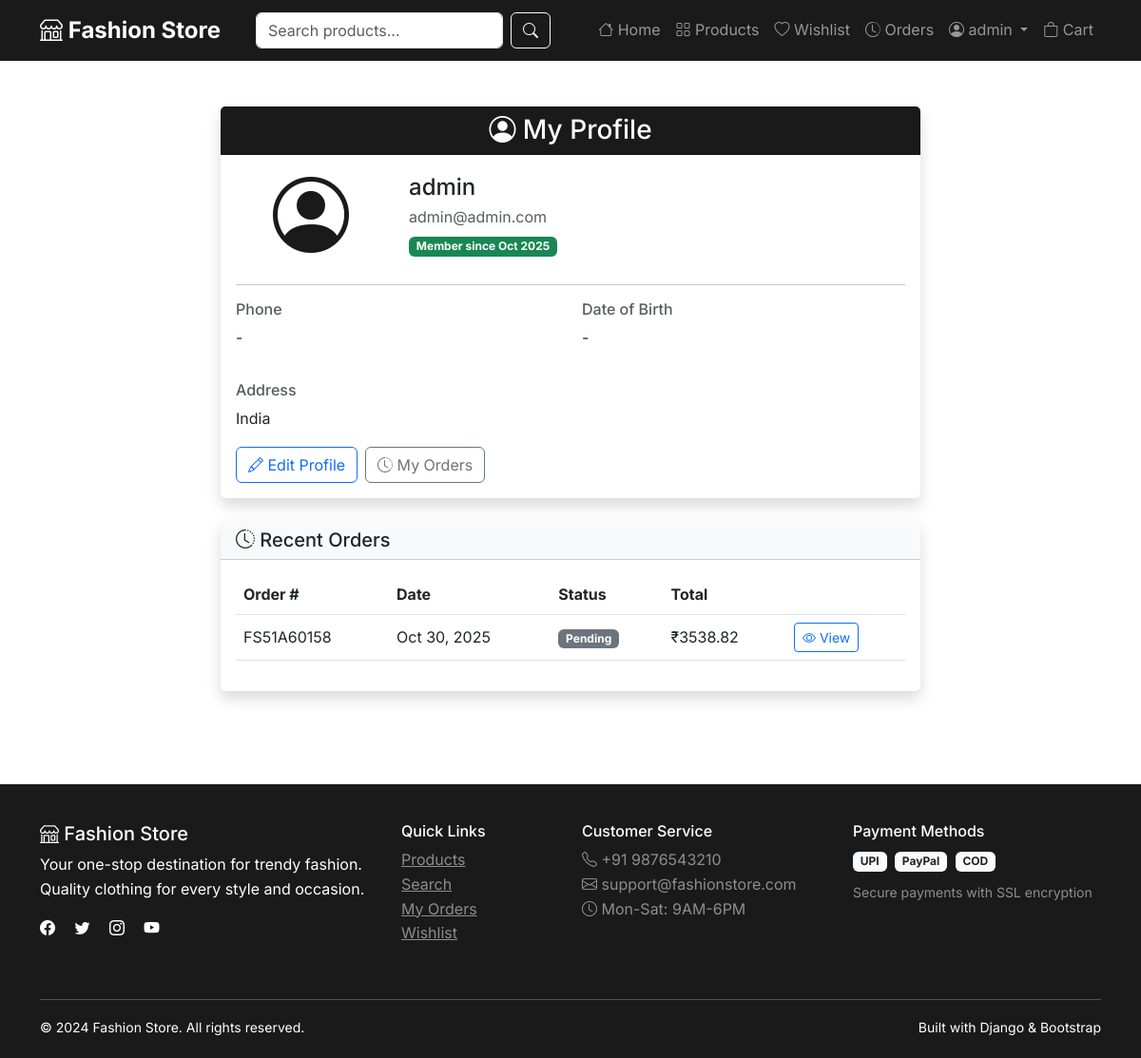
/profile/ (signed in), run on the app's committed database.
### shop/models.py (models this page shows, shortened)
class UserProfile(models.Model):
    user = models.OneToOneField(User, on_delete=models.CASCADE)
    phone = models.CharField(max_length=20, blank=True)
    address_line_1 = models.CharField(max_length=255, blank=True)
    address_line_2 = models.CharField(max_length=255, blank=True)
    city = models.CharField(max_length=100, blank=True)
    state = models.CharField(max_length=100, blank=True)
    postal_code = models.CharField(max_length=20, blank=True)
    country = models.CharField(max_length=100, blank=True, default='India')
    date_of_birth = models.DateField(blank=True, null=True)
    created_at = models.DateTimeField(auto_now_add=True)
    updated_at = models.DateTimeField(auto_now=True)
    def get_full_address(self):
        address_parts = [
            self.address_line_1,
            self.address_line_2,
            self.city,
            self.state,
            self.postal_code,
            self.country
        ]
        return ', '.join([part for part in address_parts if part])

class Order(models.Model):
    STATUS_CHOICES = [
        ('pending', 'Pending'),
        ('processing', 'Processing'),
        ('shipped', 'Shipped'),
        ('delivered', 'Delivered'),
        ('cancelled', 'Cancelled'),
        ('refunded', 'Refunded'),
    ]
    PAYMENT_STATUS_CHOICES = [
        ('pending', 'Pending'),
        ('paid', 'Paid'),
        ('failed', 'Failed'),
        ('refunded', 'Refunded'),
    ]
    PAYMENT_METHOD_CHOICES = [
        ('razorpay', 'Razorpay (UPI)'),
        ('paypal', 'PayPal'),
    ]
    user = models.ForeignKey(User, on_delete=models.CASCADE, related_name='orders')
    order_number = models.CharField(max_length=50, unique=True)
    first_name = models.CharField(max_length=100)
    last_name = models.CharField(max_length=100)
    email = models.EmailField()
    phone = models.CharField(max_length=20)
    address_line_1 = models.CharField(max_length=255)
    address_line_2 = models.CharField(max_length=255, blank=True)
    city = models.CharField(max_length=100)
    state = models.CharField(max_length=100)
    postal_code = models.CharField(max_length=20)
    country = models.CharField(max_length=100, default='India')
    total_amount = models.DecimalField(max_digits=10, decimal_places=2)
    shipping_cost = models.DecimalField(max_digits=10, decimal_places=2, default=0.00)
    tax_amount = models.DecimalField(max_digits=10, decimal_places=2, default=0.00)
    status = models.CharField(max_length=20, choices=STATUS_CHOICES, default='pending')
    payment_status = models.CharField(max_length=20, choices=PAYMENT_STATUS_CHOICES, default='pending')
    payment_method = models.CharField(max_length=20, choices=PAYMENT_METHOD_CHOICES)
    payment_id = models.CharField(max_length=200, blank=True)  # Payment gateway transaction ID
    created_at = models.DateTimeField(auto_now_add=True)
    updated_at = models.DateTimeField(auto_now=True)
    shipped_at = models.DateTimeField(blank=True, null=True)
    delivered_at = models.DateTimeField(blank=True, null=True)
    class Meta:
        ordering = ['-created_at']
    def get_total_cost(self):
        return self.total_amount + self.shipping_cost + self.tax_amount

### shop/views.py (the view)
# urls.py: path('profile/', views.ProfileView.as_view(), name='profile'),
class ProfileView(LoginRequiredMixin, TemplateView):
    template_name = 'shop/profile.html'
    def get_context_data(self, **kwargs):
        context = super().get_context_data(**kwargs)
        context['user_profile'] = self.request.user.userprofile
        context['recent_orders'] = Order.objects.filter(
            user=self.request.user
        ).order_by('-created_at')[:5]
        return context

### shop/cart.py (called while the page is built)
    def get_item_count(self):
        return sum(item['quantity'] for item in self.cart.values())

### shop/context_processors.py (called while the page is built)
def cart(request):
    return {'cart': Cart(request)}

### templates/shop/profile.html (shortened to what this page needs)
{% extends 'base.html' %}
{% block content %}
<div class="container py-5">
    <div class="row justify-content-center">
        <div class="col-lg-8">
            <div class="card shadow mb-4">
                <div class="card-header bg-primary text-white text-center">
                    <h3 class="mb-0"><i class="bi bi-person-circle"></i> My Profile</h3>
                </div>
                <div class="card-body">
                    <div class="row align-items-center mb-4">
                        <div class="col-md-3 text-center">
                            <i class="bi bi-person-circle display-1 text-primary"></i>
                        </div>
                        <div class="col-md-9">
                            <h4 class="mb-1">{{ user.get_full_name|default:user.username }}</h4>
                            <p class="mb-1 text-muted">{{ user.email }}</p>
                            <span class="badge bg-success">Member since {{ user.date_joined|date:"M Y" }}</span>
                        </div>
                    </div>
                    <hr>
                    <div class="row mb-3">
                        <div class="col-md-6">
                            <h6 class="text-muted">Phone</h6>
                            <p>{{ user_profile.phone|default:'-' }}</p>
                        </div>
                        <div class="col-md-6">
                            <h6 class="text-muted">Date of Birth</h6>
                            <p>{{ user_profile.date_of_birth|date:'M d, Y'|default:'-' }}</p>
                        </div>
                    </div>
                    <div class="mb-3">
                        <h6 class="text-muted">Address</h6>
                        <p>{{ user_profile.get_full_address|default:'-' }}</p>
                    </div>
                    <div class="d-flex gap-2">
                        <a href="{% url 'shop:profile_edit' %}" class="btn btn-outline-primary">
                            <i class="bi bi-pencil"></i> Edit Profile
                        </a>
                        <a href="{% url 'shop:order_history' %}" class="btn btn-outline-secondary">
                            <i class="bi bi-clock-history"></i> My Orders
                        </a>
                    </div>
                </div>
            </div>
            <div class="card shadow">
                <div class="card-header bg-light">
                    <h5 class="mb-0"><i class="bi bi-clock-history"></i> Recent Orders</h5>
                </div>
                <div class="card-body">
                    {% if recent_orders %}
                        <div class="table-responsive">
                            <table class="table table-hover align-middle">
                                <thead>
                                    <tr>
                                        <th>Order #</th>
                                        <th>Date</th>
                                        <th>Status</th>
                                        <th>Total</th>
                                        <th></th>
                                    </tr>
                                </thead>
                                <tbody>
                                    {% for order in recent_orders %}
                                    <tr>
                                        <td>{{ order.order_number }}</td>
                                        <td>{{ order.created_at|date:'M d, Y' }}</td>
                                        <td>
                                            <span class="badge bg-{% if order.status == 'delivered' %}success{% elif order.status == 'shipped' %}info{% elif order.status == 'processing' %}primary{% elif order.status == 'cancelled' %}danger{% else %}secondary{% endif %}">
                                                {{ order.get_status_display }}
                                            </span>
                                        </td>
                                        <td>₹{{ order.get_total_cost }}</td>
                                        <td>
                                            <a href="{% url 'shop:order_detail' order.order_number %}" class="btn btn-sm btn-outline-primary">
                                                <i class="bi bi-eye"></i> View
                                            </a>
                                        </td>
                                    </tr>
                                    {% endfor %}
                                </tbody>
                            </table>
                        </div>
                    {% else %}
                        <div class="alert alert-info text-center">
                            <i class="bi bi-info-circle"></i> You have not placed any orders yet.
                        </div>
                    {% endif %}
                </div>
            </div>
        </div>
    </div>
</div>
{% endblock %}

### templates/base.html (shortened to what this page needs)
<!DOCTYPE html>
<html lang="en" prefix="og: http://ogp.me/ns#">
<head>
    <meta property="og:image" content="{% block og_image %}{{ request.scheme }}://{{ request.get_host }}{% load static %}{% static 'images/og-image.jpg' %}{% endblock %}">
    <meta property="twitter:image" content="{% block twitter_image %}{{ request.scheme }}://{{ request.get_host }}{% load static %}{% static 'images/twitter-image.jpg' %}{% endblock %}">
    <link href="https://cdn.jsdelivr.net/npm/bootstrap@5.3.0/dist/css/bootstrap.min.css" rel="stylesheet">
    <link rel="stylesheet" href="https://cdn.jsdelivr.net/npm/bootstrap-icons@1.11.0/font/bootstrap-icons.css">
</head>
<body>
    <nav class="navbar navbar-expand-lg navbar-dark bg-primary sticky-top">
        <div class="container">
            <a class="navbar-brand" href="{% url 'shop:home' %}">
                <i class="bi bi-shop"></i> Fashion Store
            </a>
            <div class="collapse navbar-collapse" id="navbarNav">
                <form class="d-flex search-form mx-auto" method="get" action="{% url 'shop:product_search' %}">
                    <input class="form-control me-2" type="search" name="query" placeholder="Search products..."
                           value="{{ request.GET.query }}">
                    <button class="btn btn-outline-light" type="submit">
                        <i class="bi bi-search"></i>
                    </button>
                </form>
                <ul class="navbar-nav ms-auto">
                    <li class="nav-item">
                        <a class="nav-link" href="{% url 'shop:home' %}">
                            <i class="bi bi-house"></i> Home
                        </a>
                    </li>
                    <li class="nav-item">
                        <a class="nav-link" href="{% url 'shop:product_list' %}">
                            <i class="bi bi-grid"></i> Products
                        </a>
                    </li>
                    {% if user.is_authenticated %}
                        <li class="nav-item">
                            <a class="nav-link" href="{% url 'shop:wishlist' %}">
                                <i class="bi bi-heart"></i> Wishlist
                            </a>
                        </li>
                        <li class="nav-item">
                            <a class="nav-link" href="{% url 'shop:order_history' %}">
                                <i class="bi bi-clock-history"></i> Orders
                            </a>
                        </li>
                        <li class="nav-item dropdown">
                            <a class="nav-link dropdown-toggle" href="#" role="button" data-bs-toggle="dropdown">
                                <i class="bi bi-person-circle"></i> {{ user.get_full_name|default:user.username }}
                            </a>
                        </li>
                    {% endif %}
                    <li class="nav-item">
                        <a class="nav-link position-relative" href="{% url 'shop:cart_detail' %}">
                            <i class="bi bi-bag"></i> Cart
                        </a>
                    </li>
                </ul>
            </div>
        </div>
    </nav>
    <main>
        {% block content %}{% endblock %}
    </main>
    <footer class="footer">
        <div class="container">
            <div class="row">
                <div class="col-md-4 mb-4">
                    <h5><i class="bi bi-shop"></i> Fashion Store</h5>
                    <p>Your one-stop destination for trendy fashion. Quality clothing for every style and occasion.</p>
                    <div class="social-links">
                        <a href="#" class="text-white me-3"><i class="bi bi-facebook"></i></a>
                        <a href="#" class="text-white me-3"><i class="bi bi-twitter"></i></a>
                        <a href="#" class="text-white me-3"><i class="bi bi-instagram"></i></a>
                        <a href="#" class="text-white"><i class="bi bi-youtube"></i></a>
                    </div>
                </div>
                <div class="col-md-2 mb-4">
                    <h6>Quick Links</h6>
                    <ul class="list-unstyled">
                        <li><a href="{% url 'shop:product_list' %}" class="text-white-50">Products</a></li>
                        <li><a href="{% url 'shop:product_search' %}" class="text-white-50">Search</a></li>
                        {% if user.is_authenticated %}
                            <li><a href="{% url 'shop:order_history' %}" class="text-white-50">My Orders</a></li>
                            <li><a href="{% url 'shop:wishlist' %}" class="text-white-50">Wishlist</a></li>
                        {% endif %}
                    </ul>
                </div>
                <div class="col-md-3 mb-4">
                    <h6>Customer Service</h6>
                    <ul class="list-unstyled">
                        <li class="text-white-50"><i class="bi bi-telephone"></i> +91 9876543210</li>
                        <li class="text-white-50"><i class="bi bi-envelope"></i> support@fashionstore.com</li>
                        <li class="text-white-50"><i class="bi bi-clock"></i> Mon-Sat: 9AM-6PM</li>
                    </ul>
                </div>
                <div class="col-md-3 mb-4">
                    <h6>Payment Methods</h6>
                    <div class="payment-methods">
                        <span class="badge bg-light text-dark me-1">UPI</span>
                        <span class="badge bg-light text-dark me-1">PayPal</span>
                        <span class="badge bg-light text-dark">COD</span>
                    </div>
                    <div class="mt-2">
                        <small class="text-white-50">Secure payments with SSL encryption</small>
                    </div>
                </div>
            </div>
            <hr class="border-light">
            <div class="row">
                <div class="col-md-6">
                    <small>&copy; 2024 Fashion Store. All rights reserved.</small>
                </div>
                <div class="col-md-6 text-end">
                    <small>Built with Django & Bootstrap</small>
                </div>
            </div>
        </div>
    </footer>
</body>
</html>

### templates/base.html (style rules this page uses)
:root { --primary-color: #1a1a1a; --secondary-color: #d4af37; --accent-color: #f39c12; --light-gray: #f8f9fa; --dark-gray: #2d2d2d; --luxury-gold: #d4af37; }
body { font-family: 'Inter', 'Segoe UI', Tahoma, Geneva, Verdana, sans-serif; line-height: 1.6; color: #1a1a1a; }
.navbar-brand { font-weight: bold; font-size: 1.5rem; }
.card { transition: transform 0.3s ease, box-shadow 0.3s ease; border: none; box-shadow: 0 2px 4px rgba(0,0,0,0.1); }
.text-primary { color: var(--primary-color) !important; }
.bg-primary { background-color: var(--primary-color) !important; }
.footer { background-color: var(--primary-color); color: white; padding: 40px 0 20px; margin-top: 50px; }
.search-form { max-width: 500px; }

### data on the page
UserProfile: phone "-", date_of_birth "-", get_full_address "India"
Order: order_number "FS51A60158", created_at "Oct 30, 2025", status "Pending", get_total_cost "3538.82"

### other printed values
{{ user.get_full_name|default:user.username }} "admin"
{{ user.email }} "admin@admin.com"
{{ user.date_joined|date:"M Y" }} "Oct 2025"
